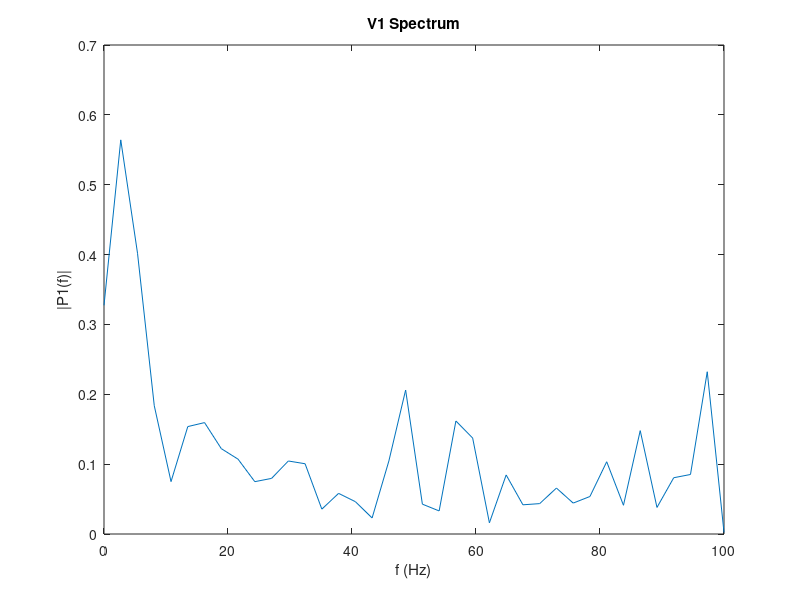

MATLAB code for this plot:
% load Ojos.txt
load Mate.txt

V1=Mate(:,1);
V2=Mate(:,2);
V3=Mate(:,3);
V4=Mate(:,4);

tam=size(V1,1);
ventana=(tam/300)*4;

for n=1:tam/(ventana)-1
    aux=1;
    min=ventana*(n);
    %plot(1:ventana, V1(min:min+ventana-1))
    Signal=V1(min:min+ventana-1);
    
%     figure(1), plot(1:size(Signal),Signal);
    Promedio(n)=mean(Signal);
end


Fs = 200;            % Sampling frequency                    
T = 1/Fs;             % Sampling period       
L = size(Promedio,2)-1;             % Length of signal
if (mod(L,2))~=0
    L=L+1;
end
t = (0:L-1)*T; 
Y = fft(Promedio);
P2 = abs(Y/L);
P1 = P2(1:L/2+1);
P1(2:end-1) = 2*P1(2:end-1);
f = Fs*(0:(L/2))/L;
figure(2)
plot(f,P1) 
title('V1 Spectrum')
xlabel('f (Hz)')
ylabel('|P1(f)|')

% figure(1), plot(1:size(P1,2),P1)
% Signal=P1
% P1=0;


% Fs = 200;            % Sampling frequency                    
% T = 1/Fs;             % Sampling period       
% L = size(Signal,2)-1;             % Length of signal
% if (mod(L,2))~=0
%     L=L+1;
% end
% t = (0:L-1)*T; 
% Y = fft(Signal);
% P2 = abs(Y/L);
% P1 = P2(1:L/2+1);
% P1(2:end-1) = 2*P1(2:end-1);
% f = Fs*(0:(L/2))/L;
% figure(2)
% plot(f,P1) 
% title('V1 Spectrum')
% xlabel('f (Hz)')
% ylabel('|P1(f)|')
% 
% 

delta=0;
theta=0;
alfa=0;
beta=0;

for n=1:size(f,2)
   
    if(f(n)<3.5 && f(n)>0.1)
        delta=delta+P1(n);
    end
    
    if(f(n)>4 && f(n)<7.5)
        theta=theta+P1(n);
    end
    
    if(f(n)>8 && f(n)<13.5)
        alfa=alfa+P1(n);
    end
    
    if(f(n)>14 && f(n)<20)
        beta=beta+P1(n);
    end
    
end

bars(1)=delta;
bars(2)=theta;
bars(3)=alfa;
bars(4)=beta;
